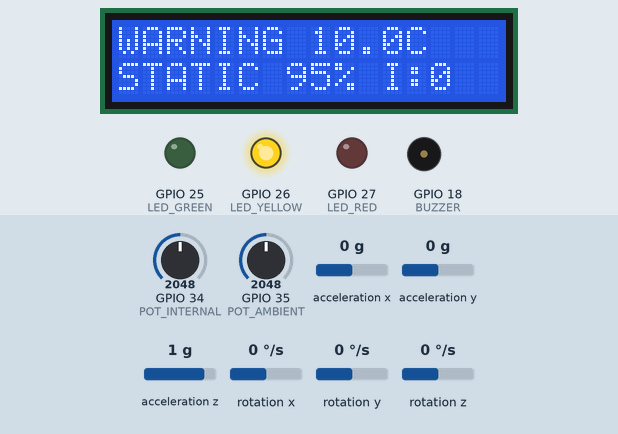
The sketch below on a simulated ESP32. Shown: 16×2 character LCD, output pins drawn as LEDs (lit = HIGH), buzzer (waves = sounding). Wiring (from diagram.json): MPU-6050 motion sensor at I2C address 0x68. Inputs (shaded band) come from the test bench; at power-on: GPIO 34 (POT_INTERNAL) = 2048, acceleration x 0 g, acceleration y 0 g, GPIO 35 (POT_AMBIENT) = 2048, acceleration z 1 g, rotation x 0 °/s, rotation y 0 °/s, rotation z 0 °/s. What the sketch prints to the serial monitor is not drawn.

Above: at 4.3 s.
4.4 s: GPIO 34 (POT_INTERNAL) set to 2386
At 4.9 s:
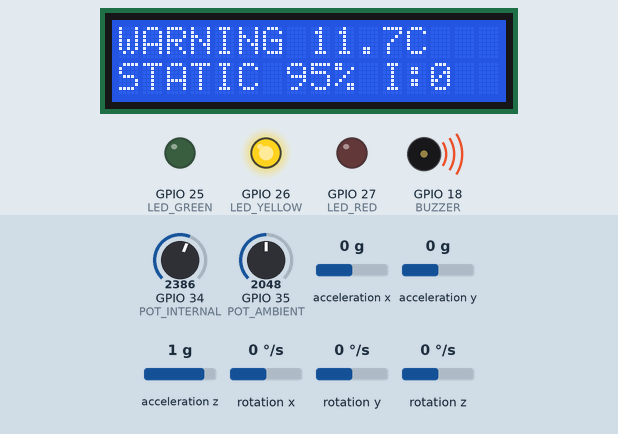
6.0 s: GPIO 34 (POT_INTERNAL) set to 2496
At 7.2 s:
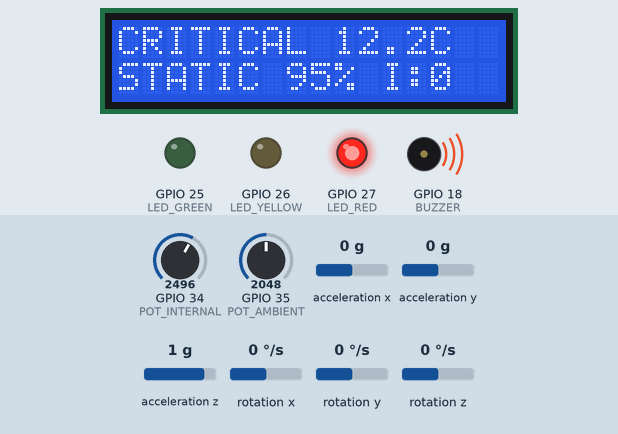
7.5 s: acceleration x set to -1.4 g
At 10.2 s:
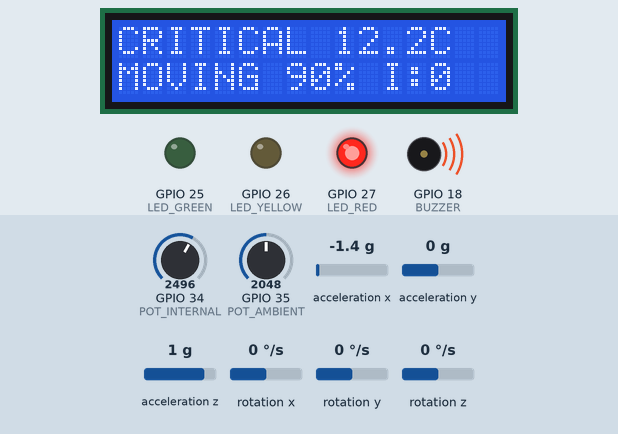
10.5 s: GPIO 34 (POT_INTERNAL) set to 1228
At 11.7 s:
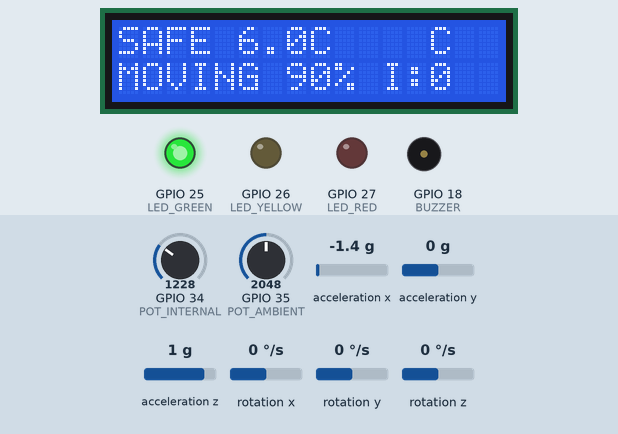
12.0 s: acceleration y set to -1.4 g
At 12.82 s:
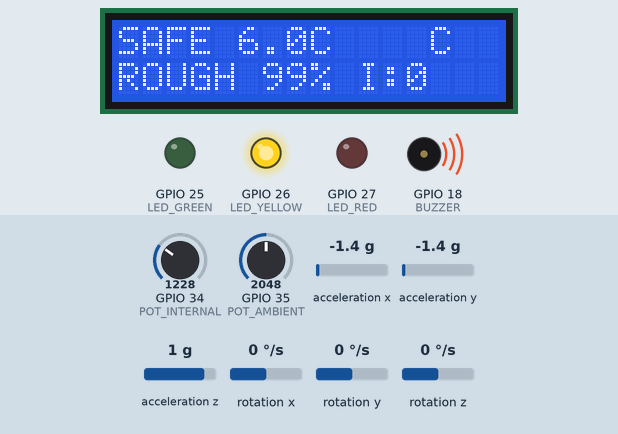
14.1 s: GPIO 34 (POT_INTERNAL) set to 445
At 15.3 s:
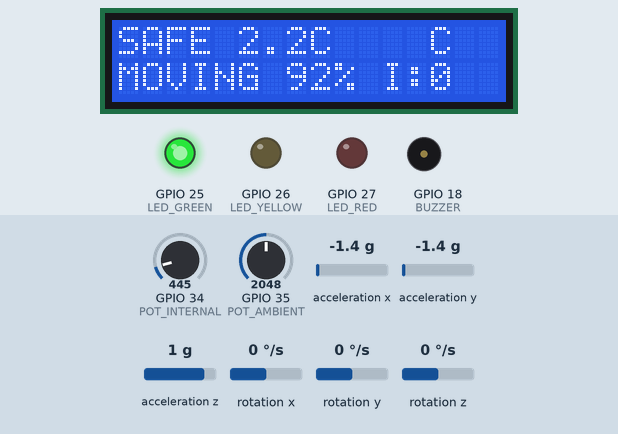
15.6 s: GPIO 34 (POT_INTERNAL) set to 392
Timing chart, 0 to 19.6 s (numbered marks = the images above; inputs shaded):
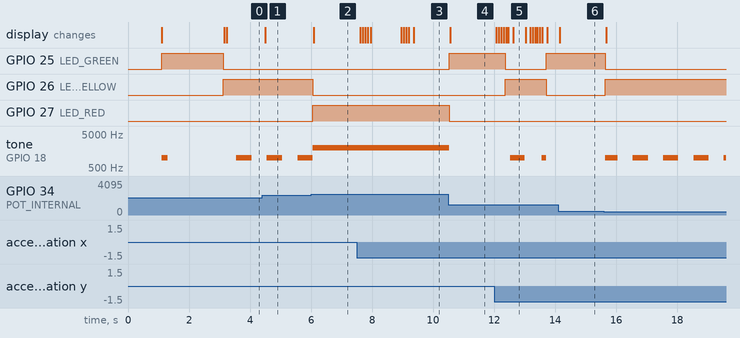

Measured:
- the behaviour switches between 2456 and 2457 on GPIO 34 (POT_INTERNAL) (found by bisection; images 1 and 2)
- after the input at 4.4 s, the display: changes after 0.10 s (image 1)
- after the input at 6.0 s, GPIO 26 (LED_YELLOW): HIGH → LOW after 0.06 s; GPIO 27 (LED_RED): LOW → HIGH after 0.06 s; the display: changes after 0.09 s (image 2)
- after the input at 7.5 s, the display: first changes after 0.11 s (image 3 shows a later state)
- after the input at 10.5 s, GPIO 25 (LED_GREEN): LOW → HIGH at once; GPIO 27 (LED_RED): HIGH → LOW at once; tone on GPIO 18 (BUZZER): 2000 Hz → silent at once; the display: changes after 0.06 s (image 4)
- after the input at 12.0 s, GPIO 25 (LED_GREEN): HIGH → LOW after 0.37 s, → HIGH 1.3 s later; GPIO 26 (LED_YELLOW): LOW → HIGH after 0.37 s, → LOW 1.3 s later; tone on GPIO 18 (BUZZER): silent → 1000 Hz after 0.53 s, → silent 0.48 s later, → 1000 Hz 0.55 s later, → silent 0.16 s later; the display: first changes after 0.08 s (image 5 shows a later state)
- after the input at 14.1 s, the display: changes at once (image 6)
- after the input at 15.6 s, GPIO 25 (LED_GREEN): HIGH → LOW at once; GPIO 26 (LED_YELLOW): LOW → HIGH at once; tone on GPIO 18 (BUZZER): alternates 1000 Hz for 0.50 s and silent for 0.50 s, starting at once

The sketch:

sketch.ino
```cpp
/*
 * Cold Chain Breach Predictor with TinyML Impact Detection
 * ESP32 + MPU6050 + I2C LCD for Wokwi Simulation
 *
 * VIT Embedded Systems Project - 23BCE0722
 *
 * Temperature Monitoring: Rule-based thresholds (WHO Cold Chain Guidelines)
 * Impact Detection: TinyML Neural Network (6->10->4, 344 bytes)
 */

#include <LiquidCrystal_I2C.h>
#include <Wire.h>

// ==================== TinyML MODEL ====================
const float vib_mean[6] = {1.0, 0.1, 0.02, 2.0, 2.0, 100.0};
const float vib_std[6] = {0.3, 0.2, 0.05, 3.0, 3.0, 50.0};

// Layer 1 (input -> hidden): 6 normalized features to 10 hidden neurons.
const float W1_vib[6][10] = {
    {0.2, -0.1, 0.3, 0.1, -0.2, 0.15, -0.1, 0.25, -0.15, 0.1},
    {2.5, 1.8, -0.5, -1.2, 0.3, -0.8, 1.2, -0.3, 0.5, -0.6},
    {-0.8, 0.6, 2.2, 1.5, -1.0, 0.4, -0.6, 1.8, -0.4, 0.7},
    {0.3, -0.4, 0.8, 0.5, -0.3, 0.6, -0.5, 0.4, 0.2, -0.3},
    {-0.2, 0.3, 0.6, 0.4, -0.5, 0.3, -0.4, 0.5, -0.2, 0.4},
    {0.1, -0.1, 0.15, -0.1, 0.2, -0.15, 0.1, -0.2, 0.15, -0.1}};
// Layer 1 bias for the 10 hidden neurons (ReLU activation after this layer).
const float b1_vib[10] = {-0.5, -0.3, -0.8, -0.4, 0.2,
                          -0.2, -0.3, -0.5, 0.1,  0.3};

// Layer 2 (hidden -> output): 10 hidden activations to 4 class logits.
const float W2_vib[10][4] = {{-0.8, 2.5, 0.5, -1.5},  {-0.5, 2.0, 0.8, -1.2},
                             {0.8, -0.5, 1.8, -1.0},  {0.6, -0.3, 1.5, -0.8},
                             {1.5, -0.8, -0.5, -0.3}, {0.4, -0.2, 0.6, 0.8},
                             {-0.3, 1.2, 0.4, -0.5},  {0.5, -0.4, 1.2, -0.6},
                             {0.3, -0.2, -0.3, 1.5},  {-0.4, 0.3, -0.2, 1.8}};
// Layer 2 bias for 4 classes: MOVING, IMPACT!, ROUGH, STATIC.
const float b2_vib[4] = {0.5, -1.5, -0.8, 1.2};

// ==================== Hardware Configuration ====================
LiquidCrystal_I2C lcd(0x27, 16, 2);

#define MPU_ADDR 0x68
#define POT_INTERNAL 34
#define POT_AMBIENT 35
#define LED_GREEN 25
#define LED_YELLOW 26
#define LED_RED 27
#define BUZZER 18
#define BTN_DOOR 12

const float TEMP_MIN_SAFE = 2.0;
const float TEMP_MAX_SAFE = 8.0;
const float TEMP_WARNING = 10.0;
const float TEMP_BREACH = 12.0;

// ==================== Variables ====================
float internalTemp = 5.0, ambientTemp = 25.0;
float accelX = 0, accelY = 0, accelZ = 0;
float gyroX = 0, gyroY = 0, gyroZ = 0;
float gyroMagnitude = 0;
float accelHistory[20][3];
int accelIdx = 0;
float lastMagnitude = 1.0;

int tempStatus = 0;
int lastTempStatus = -1;
int vibClass = 3;
int lastVibClass = 3;
float vibConf = 0;
int stableCount = 0;

const char* tempNames[] = {"SAFE", "WARNING", "CRITICAL"};
const char* vibNames[] = {"MOVING", "IMPACT!", "ROUGH", "STATIC"};

int impactCount = 0;
int roughCount = 0;
int loopCount = 0;

// ==================== Temperature Classification ====================
int classifyTemperature(float temp) {
  if (temp >= TEMP_BREACH) return 2;
  if (temp >= TEMP_WARNING || temp < TEMP_MIN_SAFE) return 1;
  if (temp >= TEMP_MIN_SAFE && temp <= TEMP_MAX_SAFE) return 0;
  return 1;
}

// ==================== TinyML Inference ====================
int runVibrationML(float magnitude, float jerk, float variance, float peakFreq,
                   float zeroCross, float duration) {
  float input[6] = {(magnitude - vib_mean[0]) / vib_std[0],
                    (jerk - vib_mean[1]) / vib_std[1],
                    (variance - vib_mean[2]) / vib_std[2],
                    (peakFreq - vib_mean[3]) / vib_std[3],
                    (zeroCross - vib_mean[4]) / vib_std[4],
                    (duration - vib_mean[5]) / vib_std[5]};

  float hidden[10];
  for (int j = 0; j < 10; j++) {
    hidden[j] = b1_vib[j];
    for (int i = 0; i < 6; i++) {
      hidden[j] += input[i] * W1_vib[i][j];
    }
    if (hidden[j] < 0) hidden[j] = 0;
  }

  float output[4], maxVal = -1000;
  int maxIdx = 0;
  for (int j = 0; j < 4; j++) {
    output[j] = b2_vib[j];
    for (int i = 0; i < 10; i++) {
      output[j] += hidden[i] * W2_vib[i][j];
    }
    if (output[j] > maxVal) {
      maxVal = output[j];
      maxIdx = j;
    }
  }

  float sumExp = 0;
  for (int j = 0; j < 4; j++) sumExp += exp(output[j] - maxVal);
  vibConf = 1.0 / sumExp;

  return maxIdx;
}

// ==================== MPU6050 Functions ====================
void initMPU6050() {
  Wire.beginTransmission(MPU_ADDR);
  Wire.write(0x6B);
  Wire.write(0);
  Wire.endTransmission(true);

  Wire.beginTransmission(MPU_ADDR);
  Wire.write(0x1C);
  Wire.write(0x08);
  Wire.endTransmission(true);

  Wire.beginTransmission(MPU_ADDR);
  Wire.write(0x1B);
  Wire.write(0x00);
  Wire.endTransmission(true);
}

void readMPU6050() {
  Wire.beginTransmission(MPU_ADDR);
  Wire.write(0x3B);
  Wire.endTransmission(false);
  int bytesRead = Wire.requestFrom(MPU_ADDR, 14, true);
  if (bytesRead < 14 || Wire.available() < 14) {
    return;
  }

  int16_t ax = Wire.read() << 8 | Wire.read();
  int16_t ay = Wire.read() << 8 | Wire.read();
  int16_t az = Wire.read() << 8 | Wire.read();

  Wire.read();
  Wire.read();

  int16_t gx = Wire.read() << 8 | Wire.read();
  int16_t gy = Wire.read() << 8 | Wire.read();
  int16_t gz = Wire.read() << 8 | Wire.read();

  accelX = ax / 8192.0;
  accelY = ay / 8192.0;
  accelZ = az / 8192.0;

  gyroX = gx / 131.0;
  gyroY = gy / 131.0;
  gyroZ = gz / 131.0;
  gyroMagnitude = sqrt(gyroX * gyroX + gyroY * gyroY + gyroZ * gyroZ);

  accelHistory[accelIdx][0] = accelX;
  accelHistory[accelIdx][1] = accelY;
  accelHistory[accelIdx][2] = accelZ;
  accelIdx = (accelIdx + 1) % 20;
}

void extractVibrationFeatures(float& magnitude, float& jerk, float& variance,
                              float& peakFreq, float& zeroCross) {
  float rawMag = sqrt(accelX * accelX + accelY * accelY + accelZ * accelZ);

  if (rawMag < 0.05) {
    magnitude = 1.0;
    rawMag = 0.0;
  } else {
    magnitude = 1.0 + rawMag;
  }

  jerk = abs(magnitude - lastMagnitude) * 20;
  lastMagnitude = magnitude;

  float sum = 0, sumSq = 0;
  for (int i = 0; i < 20; i++) {
    float m = sqrt(accelHistory[i][0] * accelHistory[i][0] +
                   accelHistory[i][1] * accelHistory[i][1] +
                   accelHistory[i][2] * accelHistory[i][2]);
    if (m < 0.05)
      m = 1.0;
    else
      m = 1.0 + m;
    sum += m;
    sumSq += m * m;
  }
  float mean = sum / 20;
  variance = (sumSq / 20) - (mean * mean);
  if (variance < 0) variance = 0;

  if (variance < 0.001) variance = 0;

  zeroCross = 0;
  for (int i = 1; i < 20; i++) {
    float curr = sqrt(accelHistory[i][0] * accelHistory[i][0] +
                      accelHistory[i][1] * accelHistory[i][1] +
                      accelHistory[i][2] * accelHistory[i][2]);
    float prev = sqrt(accelHistory[i - 1][0] * accelHistory[i - 1][0] +
                      accelHistory[i - 1][1] * accelHistory[i - 1][1] +
                      accelHistory[i - 1][2] * accelHistory[i - 1][2]);
    if ((curr - mean) * (prev - mean) < 0) {
      zeroCross++;
    }
  }
  peakFreq = zeroCross * 2.5;
}

// ==================== Setup ====================
void setup() {
  Serial.begin(115200);
  delay(1000);

  Serial.println("\n=============================================");
  Serial.println("  COLD CHAIN MONITOR + IMPACT DETECTION");
  Serial.println("  Temperature: Rule-based (WHO Guidelines)");
  Serial.println("  Impact: TinyML Neural Network (344 bytes)");
  Serial.println("=============================================\n");

  Wire.begin(21, 22);
  lcd.init();
  lcd.backlight();
  lcd.print("ColdChain+Impact");
  lcd.setCursor(0, 1);
  lcd.print("TinyML 344 bytes");

  initMPU6050();

  pinMode(LED_GREEN, OUTPUT);
  pinMode(LED_YELLOW, OUTPUT);
  pinMode(LED_RED, OUTPUT);
  pinMode(BUZZER, OUTPUT);
  pinMode(BTN_DOOR, INPUT_PULLUP);

  digitalWrite(LED_GREEN, HIGH);

  for (int i = 0; i < 20; i++) {
    accelHistory[i][0] = 0;
    accelHistory[i][1] = 0;
    accelHistory[i][2] = 1.0;
  }

  tone(BUZZER, 1000, 200);
  delay(2000);
  lcd.clear();

  Serial.println("\n========== COLD CHAIN DEBUG MODE ==========");
  Serial.println(
      "Loop | Temp | AmbientTemp | TempClass | Mag  Jrk Var | Class");
  Serial.println(
      "------------------------------------------------------------------------"
      "--------------------------");
}

// ==================== Main Loop ====================
void loop() {
  int potInt = analogRead(POT_INTERNAL);
  int potAmb = analogRead(POT_AMBIENT);
  internalTemp = (potInt / 4095.0) * 20.0;
  ambientTemp = 15.0 + (potAmb / 4095.0) * 25.0;

  readMPU6050();

  tempStatus = classifyTemperature(internalTemp);
  if (tempStatus != lastTempStatus) {
    Serial.print("TEMP CLASS CHANGE -> ");
    Serial.print(tempNames[tempStatus]);
    Serial.print(" at ");
    Serial.print(internalTemp, 1);
    Serial.println("C");
    lastTempStatus = tempStatus;
  }

  float magnitude, jerk, vibVar, peakFreq, zeroCross;
  extractVibrationFeatures(magnitude, jerk, vibVar, peakFreq, zeroCross);

  float rawMag = sqrt(accelX * accelX + accelY * accelY + accelZ * accelZ);
  float accelDeltaFrom1G = abs(rawMag - 1.0);
  float dynamicAccel = min(rawMag, accelDeltaFrom1G);

  if (dynamicAccel < 0.06 && jerk < 0.5 && vibVar < 0.005 &&
      gyroMagnitude < 5.0) {
    vibClass = 3;
    vibConf = 0.95;
    stableCount = 0;
  } else {
    int newVibClass =
        runVibrationML(magnitude, jerk, vibVar, peakFreq, zeroCross, 100);

    if (newVibClass == 3 && gyroMagnitude > 20.0) {
      newVibClass = 0;
      vibConf = min(vibConf, 0.70f);
    }

    if (dynamicAccel >= 0.06 && newVibClass == 3) {
      newVibClass = 0;
      vibConf = max(vibConf, 0.80f);
    }

    if (newVibClass == lastVibClass) {
      stableCount++;
      if (stableCount >= 3) {
        vibClass = newVibClass;
      }
    } else {
      stableCount = 0;
      lastVibClass = newVibClass;
    }
  }

  if (vibClass == 1) impactCount++;
  if (vibClass == 2) roughCount++;

  bool critical = (tempStatus == 2) || (vibClass == 1);
  bool warning = (tempStatus == 1) || (vibClass == 2);

  digitalWrite(LED_GREEN, !critical && !warning);
  digitalWrite(LED_YELLOW, warning && !critical);
  digitalWrite(LED_RED, critical);

  if (critical) {
    tone(BUZZER, vibClass == 1 ? 2500 : 2000);
  } else if (warning && (millis() / 500) % 2) {
    tone(BUZZER, 1000, 100);
  } else {
    noTone(BUZZER);
  }

  lcd.setCursor(0, 0);
  lcd.print(tempNames[tempStatus]);
  lcd.print(" ");
  lcd.print(internalTemp, 1);
  lcd.print("C    ");

  lcd.setCursor(0, 1);
  lcd.print(vibNames[vibClass]);
  lcd.print(" ");
  lcd.print((int)(vibConf * 100));
  lcd.print("% I:");
  lcd.print(impactCount);
  lcd.print("  ");

  loopCount++;

  Serial.print(loopCount);
  Serial.print(" | ");

  Serial.print(internalTemp, 1);
  Serial.print("C | ");

  Serial.print(ambientTemp, 1);
  Serial.print("C | ");

  Serial.print(tempNames[tempStatus]);
  Serial.print(" | ");

  Serial.print(magnitude, 2);
  Serial.print(" ");
  Serial.print(jerk, 2);
  Serial.print(" ");
  Serial.print(vibVar, 4);
  Serial.print(" | ");

  Serial.print(vibNames[vibClass]);
  Serial.print(" ");
  Serial.print((int)(vibConf * 100));
  Serial.println("%");

  delay(50);
}
```
